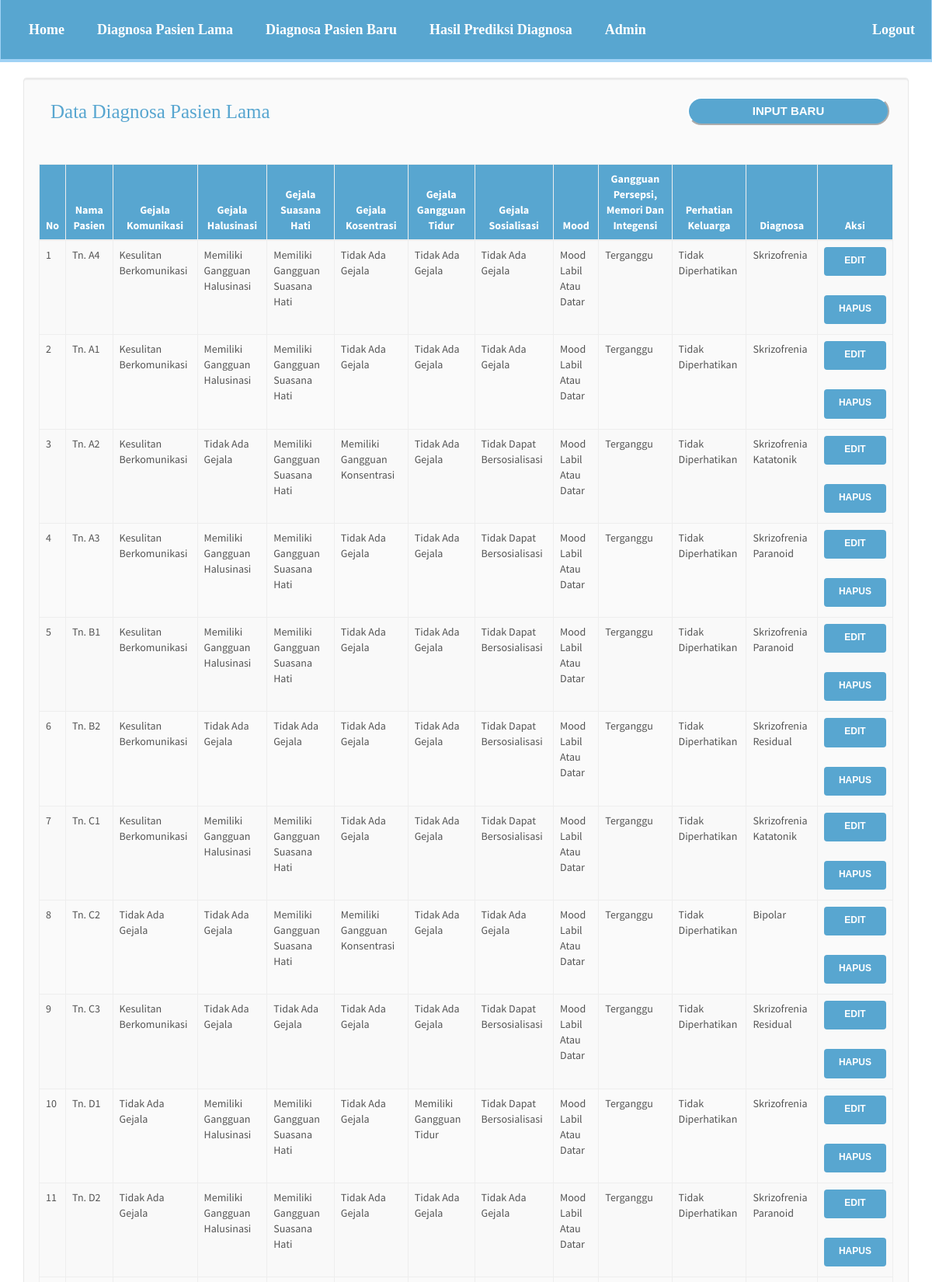
The app's page /pasien-lama.php (signed in, upper part) with its own data.
### tables this page shows
CREATE TABLE IF NOT EXISTS `data_training` (
  `id_data_training` int(11) NOT NULL,
  `nama` varchar(50) NOT NULL,
  `g1` double NOT NULL,
  `g2` double NOT NULL,
  `g3` double NOT NULL,
  `g4` double NOT NULL,
  `g5` double NOT NULL,
  `g6` double NOT NULL,
  `g7` double NOT NULL,
  `g8` double NOT NULL,
  `g9` double NOT NULL,
  `diagnosa` varchar(25) NOT NULL,
  `hasil` double NOT NULL,
  `kategori` varchar(50) NOT NULL
);

### koneksi/koneksi-data-training.php (called while the page is built, shortened)
<?php
class DataTraining{
	private $conn;
	private $table_name = "data_training";
		public function __construct($db){
		$this->conn = $db;
	}
	function readAll(){
		$query = "SELECT * FROM ".$this->table_name;
		$stmt = $this->conn->prepare( $query );
		$stmt->execute();
		return $stmt;
	}
}
?>

### pasien-lama.php (the view, shortened to what this page needs)
<?php
include_once 'header.php';
include_once 'koneksi/koneksi-data-training.php';
$pro = new DataTraining($db);
$stmt = $pro->readAll();
?>
	<div class="well">
	<div class="row">
        <div class="col-md-6 text-left">
            <h4 class="judul">Data Diagnosa Pasien Lama</h4>
        </div>
        <div class="col-md-6 text-right">
            <button onclick="location.href='pasien-lama-input.php'" class="tombol">Input Baru</button>
        </div>
    </div>
	<br/>
	<table width="100%" class="table table-striped table-bordered" id="tabeldata">
        <thead>
            <tr>
                <th width="30px">No</th>
                <th>Nama Pasien</th>
                <th>Gejala Komunikasi</th>
                <th>Gejala Halusinasi</th>
                <th>Gejala Suasana Hati</th>
                <th>Gejala Kosentrasi</th>
                <th>Gejala Gangguan Tidur</th>
                <th>Gejala Sosialisasi</th>
                <th>Mood</th>
                <th>Gangguan Persepsi, Memori Dan Integensi</th>
                <th>Perhatian Keluarga</th>
                <th>Diagnosa</th>
                <th>Aksi</th>
            </tr>
        </thead>
        <tbody>
<?php
$no=1;
while ($row = $stmt->fetch(PDO::FETCH_ASSOC)){
?>
            <tr>
                <td><?php echo $no++ ?></td>
                <td><?php echo $row['nama'] ?></td>
				<td><?php if ($row['g1'] == 1) {
                        $g1 = 'Kesulitan Berkomunikasi';
                        } else {
                        $g1 = 'Tidak Ada Gejala'; }
                        echo $g1; ?></td>
                <td><?php if ($row['g2'] == 1) {
                        $g2 = 'Memiliki Gangguan Halusinasi';
                        } else {
                        $g2 = 'Tidak Ada Gejala'; }
                        echo $g2; ?></td>
                <td><?php if ($row['g3'] == 1) {
                        $g3 = 'Memiliki Gangguan Suasana Hati';
                        } else {
                        $g3 = 'Tidak Ada Gejala'; }
                        echo $g3; ?></td>
                <td><?php if ($row['g4'] == 1) {
                        $g4 = 'Memiliki Gangguan Konsentrasi';
                        } else {
                        $g4 = 'Tidak Ada Gejala'; }
                        echo $g4; ?></td>
                <td><?php if ($row['g5'] == 1) {
                        $g5 = 'Memiliki Gangguan Tidur';
                        } else {
                        $g5 = 'Tidak Ada Gejala'; }
                        echo $g5; ?></td>
                <td><?php if ($row['g6'] == 1) {
                        $g6 = 'Tidak Dapat Bersosialisasi';
                        } else {
                        $g6 = 'Tidak Ada Gejala'; }
                        echo $g6; ?></td>
                <td><?php if ($row['g7'] == 1) {
                        $g7 = 'Mood Labil Atau Datar';
                        } else {
                        $g7 = 'Tidak Ada Gejala'; }
                        echo $g7; ?></td>
                <td><?php if ($row['g8'] == 1) {
                        $g8 = 'Terganggu';
                        } else {
                        $g8 = 'Tidak Ada Gejala'; }
                        echo $g8; ?></td>
                <td><?php if ($row['g9'] == 1) {
                        $g9 = 'Tidak Diperhatikan';
                        } else {
                        $g9 = 'Diperhatikan'; }
                        echo $g9; ?></td>
                <td><?php echo $row['diagnosa'] ?></td>
                <td class="text-center">
					<a href="pasien-lama-edit.php?ia=<?php echo $row['id_data_training'] ?>" class="btn tom">Edit</a>
					<br></br>
                    <a href="pasien-lama-delete.php?ia=<?php echo $row['id_data_training'] ?>" onclick="return confirm('Apakah Anda Yakin Akan Menghapus Data ini ?')" class="btn tom">Hapus</a>
			    </td>
            </tr>
<?php
}
?>
        </tbody>
    </table>

### pasien-lama.php (style rules this page uses)
button { display: block; margin: 0 auto; width: 260px; height: 36px; border-radius: 30px; color: #fff; font-size: 15px; cursor: pointer; }
.tombol { margin-top: 5px; margin-bottom: 30px; text-transform: uppercase; font-weight: 600; margin-left: 270px; font-family: 'Nunito', sans-serif; background: -webkit-linear-gradient(left, #58a6d0, #58a6d0); border-color: white; }
.judul { font-family: impact; margin-left: 15px; font-size: 25px; color: #58a6d0; }
.tom { font-family: 'Nunito', sans-serif; color: white; background: -webkit-linear-gradient(left, #58a6d0, #58a6d0); margin-bottom: 5px; width: 80px; }
thead { background: #58a6d0; }
th { text-align: center; color: white; }

### records on screen
data_training: nama "Tn. A4", g1 "Kesulitan Berkomunikasi", g2 "Memiliki Gangguan Halusinasi", g3 "Memiliki Gangguan Suasana Hati", g4 "Tidak Ada Gejala", g5 "Tidak Ada Gejala", g6 "Tidak Ada Gejala", g7 "Mood Labil Atau Datar", g8 "Terganggu", g9 "Tidak Diperhatikan", diagnosa "Skrizofrenia"
data_training: nama "Tn. A1", g1 "Kesulitan Berkomunikasi", g2 "Memiliki Gangguan Halusinasi", g3 "Memiliki Gangguan Suasana Hati", g4 "Tidak Ada Gejala", g5 "Tidak Ada Gejala", g6 "Tidak Ada Gejala", g7 "Mood Labil Atau Datar", g8 "Terganggu", g9 "Tidak Diperhatikan", diagnosa "Skrizofrenia"
data_training: nama "Tn. A2", g1 "Kesulitan Berkomunikasi", g2 "Tidak Ada Gejala", g3 "Memiliki Gangguan Suasana Hati", g4 "Memiliki Gangguan Konsentrasi", g5 "Tidak Ada Gejala", g6 "Tidak Dapat Bersosialisasi", g7 "Mood Labil Atau Datar", g8 "Terganggu", g9 "Tidak Diperhatikan", diagnosa "Skrizofrenia Katatonik"
data_training: nama "Tn. A3", g1 "Kesulitan Berkomunikasi", g2 "Memiliki Gangguan Halusinasi", g3 "Memiliki Gangguan Suasana Hati", g4 "Tidak Ada Gejala", g5 "Tidak Ada Gejala", g6 "Tidak Dapat Bersosialisasi", g7 "Mood Labil Atau Datar", g8 "Terganggu", g9 "Tidak Diperhatikan", diagnosa "Skrizofrenia Paranoid"
data_training: nama "Tn. B1", g1 "Kesulitan Berkomunikasi", g2 "Memiliki Gangguan Halusinasi", g3 "Memiliki Gangguan Suasana Hati", g4 "Tidak Ada Gejala", g5 "Tidak Ada Gejala", g6 "Tidak Dapat Bersosialisasi", g7 "Mood Labil Atau Datar", g8 "Terganggu", g9 "Tidak Diperhatikan", diagnosa "Skrizofrenia Paranoid"
data_training: nama "Tn. B2", g1 "Kesulitan Berkomunikasi", g2 "Tidak Ada Gejala", g3 "Tidak Ada Gejala", g4 "Tidak Ada Gejala", g5 "Tidak Ada Gejala", g6 "Tidak Dapat Bersosialisasi", g7 "Mood Labil Atau Datar", g8 "Terganggu", g9 "Tidak Diperhatikan", diagnosa "Skrizofrenia Residual"
data_training: nama "Tn. C1", g1 "Kesulitan Berkomunikasi", g2 "Memiliki Gangguan Halusinasi", g3 "Memiliki Gangguan Suasana Hati", g4 "Tidak Ada Gejala", g5 "Tidak Ada Gejala", g6 "Tidak Dapat Bersosialisasi", g7 "Mood Labil Atau Datar", g8 "Terganggu", g9 "Tidak Diperhatikan", diagnosa "Skrizofrenia Katatonik"
data_training: nama "Tn. C2", g1 "Tidak Ada Gejala", g2 "Tidak Ada Gejala", g3 "Memiliki Gangguan Suasana Hati", g4 "Memiliki Gangguan Konsentrasi", g5 "Tidak Ada Gejala", g6 "Tidak Ada Gejala", g7 "Mood Labil Atau Datar", g8 "Terganggu", g9 "Tidak Diperhatikan", diagnosa "Bipolar"
data_training: nama "Tn. C3", g1 "Kesulitan Berkomunikasi", g2 "Tidak Ada Gejala", g3 "Tidak Ada Gejala", g4 "Tidak Ada Gejala", g5 "Tidak Ada Gejala", g6 "Tidak Dapat Bersosialisasi", g7 "Mood Labil Atau Datar", g8 "Terganggu", g9 "Tidak Diperhatikan", diagnosa "Skrizofrenia Residual"
data_training: nama "Tn. D1", g1 "Tidak Ada Gejala", g2 "Memiliki Gangguan Halusinasi", g3 "Memiliki Gangguan Suasana Hati", g4 "Tidak Ada Gejala", g5 "Memiliki Gangguan Tidur", g6 "Tidak Dapat Bersosialisasi", g7 "Mood Labil Atau Datar", g8 "Terganggu", g9 "Tidak Diperhatikan", diagnosa "Skrizofrenia"
data_training: nama "Tn. D2", g1 "Tidak Ada Gejala", g2 "Memiliki Gangguan Halusinasi", g3 "Memiliki Gangguan Suasana Hati", g4 "Tidak Ada Gejala", g5 "Tidak Ada Gejala", g6 "Tidak Ada Gejala", g7 "Mood Labil Atau Datar", g8 "Terganggu", g9 "Tidak Diperhatikan", diagnosa "Skrizofrenia Paranoid"
